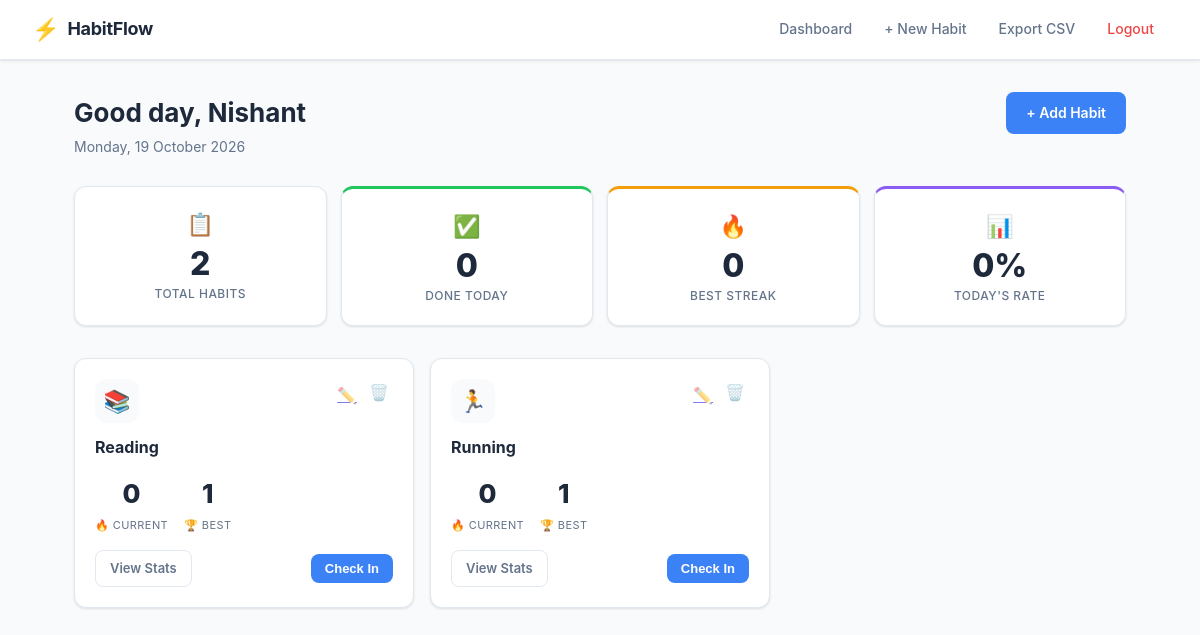
/dashboard (signed in), run on the app's committed database.
### models.py (models this page shows, shortened)
class User(UserMixin, db.Model):
    __tablename__ = 'users'
    id            = db.Column(db.Integer, primary_key=True)
    username      = db.Column(db.String(80), unique=True, nullable=False)
    password_hash = db.Column(db.String(200), nullable=False)
    created_at    = db.Column(db.DateTime, default=db.func.now())
    habits        = db.relationship('Habit', backref='owner', lazy=True,
                                    cascade='all, delete-orphan')

class Habit(db.Model):
    __tablename__ = 'habits'
    id         = db.Column(db.Integer, primary_key=True)
    user_id    = db.Column(db.Integer, db.ForeignKey('users.id'), nullable=False)
    name       = db.Column(db.String(120), nullable=False)
    icon       = db.Column(db.String(10), default='⚡')
    color      = db.Column(db.String(20), default='blue')
    created_at = db.Column(db.Date, default=date.today)
    is_active  = db.Column(db.Boolean, default=True)
    checkins   = db.relationship('CheckIn', backref='habit', lazy=True,
                                  cascade='all, delete-orphan')
    def checked_today(self):
        return CheckIn.query.filter_by(
            habit_id=self.id, checked_date=date.today()
        ).first() is not None
    def current_streak(self):
        checked = sorted(
            {c.checked_date for c in self.checkins}, reverse=True
        )
        if not checked:
            return 0
        streak, cursor = 0, date.today()
        for d in checked:
            if d == cursor or d == cursor - timedelta(days=1):
                streak += 1
                cursor = d
            else:
                break
        return streak
    def longest_streak(self):
        checked = sorted({c.checked_date for c in self.checkins})
        if not checked:
            return 0
        best, run = 1, 1
        for i in range(1, len(checked)):
            if checked[i] - checked[i-1] == timedelta(days=1):
                run += 1
                best = max(best, run)
            else:
                run = 1
        return best

class CheckIn(db.Model):
    __tablename__ = 'checkins'
    __table_args__ = (
        db.UniqueConstraint('habit_id', 'checked_date', name='uq_habit_date'),
    )
    id           = db.Column(db.Integer, primary_key=True)
    habit_id     = db.Column(db.Integer, db.ForeignKey('habits.id'), nullable=False)
    user_id      = db.Column(db.Integer, db.ForeignKey('users.id'), nullable=False)
    checked_date = db.Column(db.Date, nullable=False, default=date.today)

### routes/dashboard.py (the view)
@dashboard_bp.route('/dashboard')
@login_required
def index():
    habits = [h for h in current_user.habits if h.is_active]
    total = len(habits)
    done_today = sum(1 for h in habits if h.checked_today())
    best_streak = max((h.current_streak() for h in habits), default=0)
    return render_template('dashboard.html',
                           habits=habits,
                           total=total,
                           done_today=done_today,
                           best_streak=best_streak,
                           today=date.today().strftime('%A, %d %B %Y'))

### app.py (called while the page is built)
def create_app():
    app = Flask(__name__)
    app.config['SECRET_KEY'] = 'habit-tracker-secret-2024'
    app.config['SQLALCHEMY_DATABASE_URI'] = 'sqlite:///habits.db'
    app.config['SQLALCHEMY_TRACK_MODIFICATIONS'] = False
    db.init_app(app)
    login_manager.init_app(app)
    login_manager.login_view = 'auth.login'
    from models import User
    @login_manager.user_loader
    def load_user(user_id):
        return User.query.get(int(user_id))
    from routes.auth import auth_bp
    from routes.habits import habits_bp
    from routes.dashboard import dashboard_bp
    app.register_blueprint(auth_bp)
    app.register_blueprint(habits_bp)
    app.register_blueprint(dashboard_bp)
    with app.app_context():
        db.create_all()
    return app

### templates/dashboard.html (shortened to what this page needs)
{% extends 'base.html' %}
{% block content %}
<div class="page-header">
  <div>
    <h1 class="page-title">Good day, {{ current_user.username }}</h1>
    <p class="page-date">{{ today }}</p>
  </div>
  <a href="{{ url_for('habits.add') }}" class="btn btn-primary">+ Add Habit</a>
</div>
<div class="stats-grid">
  <div class="stat-card">
    <div class="stat-icon">📋</div>
    <div class="stat-value">{{ total }}</div>
    <div class="stat-label">Total Habits</div>
  </div>
  <div class="stat-card stat-card--green">
    <div class="stat-icon">✅</div>
    <div class="stat-value">{{ done_today }}</div>
    <div class="stat-label">Done Today</div>
  </div>
  <div class="stat-card stat-card--amber">
    <div class="stat-icon">🔥</div>
    <div class="stat-value">{{ best_streak }}</div>
    <div class="stat-label">Best Streak</div>
  </div>
  <div class="stat-card stat-card--purple">
    <div class="stat-icon">📊</div>
    <div class="stat-value">{% if total > 0 %}{{ ((done_today / total) * 100) | int }}%{% else %}—{% endif %}</div>
    <div class="stat-label">Today's Rate</div>
  </div>
</div>
{% if habits %}
<div class="habits-grid">
  {% for habit in habits %}
  <div class="habit-card habit-card--{{ habit.color }} {% if habit.checked_today() %}habit-card--done{% endif %}" id="card-{{ habit.id }}">
    <div class="habit-top">
      <div class="habit-icon-wrap">
        <span class="habit-icon">{{ habit.icon }}</span>
      </div>
      <div class="habit-actions">
        <a href="{{ url_for('habits.edit', habit_id=habit.id) }}" class="icon-btn" title="Edit">✏️</a>
        <form method="POST" action="{{ url_for('habits.delete', habit_id=habit.id) }}" style="display:inline">
          <button type="submit" class="icon-btn" title="Delete" onclick="return confirm('Remove this habit?')">🗑️</button>
        </form>
      </div>
    </div>
    <h3 class="habit-name">{{ habit.name }}</h3>
    <div class="streak-row">
      <div class="streak-item">
        <span class="streak-num" id="streak-{{ habit.id }}">{{ habit.current_streak() }}</span>
        <span class="streak-label">🔥 Current</span>
      </div>
      <div class="streak-item">
        <span class="streak-num">{{ habit.longest_streak() }}</span>
        <span class="streak-label">🏆 Best</span>
      </div>
    </div>
    <div class="habit-bottom">
      <a href="{{ url_for('habits.detail', habit_id=habit.id) }}" class="btn btn-ghost btn-sm">View Stats</a>
      {% if habit.checked_today() %}
        <button class="btn btn-success btn-sm" disabled>Done Today ✓</button>
      {% else %}
        <button class="btn btn-primary btn-sm checkin-btn" data-id="{{ habit.id }}">Check In</button>
      {% endif %}
    </div>
  </div>
  {% endfor %}
</div>
{% endif %}
{% endblock %}

### templates/base.html (shortened to what this page needs)
<!DOCTYPE html>
<html lang="en">
<head>
  <link rel="stylesheet" href="{{ url_for('static', filename='css/style.css') }}"/>
</head>
<body>
  {% if current_user.is_authenticated %}
  <nav class="navbar">
    <div class="nav-brand">
      <span class="nav-icon">⚡</span>
      <span class="nav-title">HabitFlow</span>
    </div>
    <div class="nav-links">
      <a href="{{ url_for('dashboard.index') }}" class="nav-link">Dashboard</a>
      <a href="{{ url_for('habits.add') }}" class="nav-link">+ New Habit</a>
      <a href="{{ url_for('habits.export_csv') }}" class="nav-link">Export CSV</a>
      <a href="{{ url_for('auth.logout') }}" class="nav-link nav-logout">Logout</a>
    </div>
  </nav>
  {% endif %}
  <main class="main-content">
    {% block content %}{% endblock %}
  </main>
</body>
</html>

### static/css/style.css (style rules this page uses)
*, *::before, *::after { box-sizing: border-box; margin: 0; padding: 0; }
:root { --bg: #f8fafc; --surface: #ffffff; --border: #e2e8f0; --text: #1e293b; --muted: #64748b; --primary: #3b82f6; --primary-dark: #2563eb; --success: #22c55e; --success-dark: #16a34a; --danger: #ef4444; --amber: #f59e0b; --purple: #8b5cf6; --teal: #14b8a6; --coral: #f97316; --pink: #ec4899; --green: #22c55e; --radius: 12px; --radius-sm: 8px; --shadow: 0 1px 3px rgba(0,0,0,0.08), 0 1px 2px rgba(0,0,0,0.04); }
body { font-family: -apple-system, BlinkMacSystemFont, 'Segoe UI', sans-serif; background: var(--bg); color: var(--text); min-height: 100vh; font-size: 15px; line-height: 1.6; }
.navbar { background: var(--surface); border-bottom: 1px solid var(--border); padding: 0 2rem; height: 60px; display: flex; align-items: center; justify-content: space-between; position: sticky; top: 0; z-index: 100; box-shadow: var(--shadow); }
.nav-brand { display: flex; align-items: center; gap: 8px; }
.nav-icon { font-size: 22px; }
.nav-title { font-size: 18px; font-weight: 700; color: var(--text); letter-spacing: -0.3px; }
.nav-links { display: flex; align-items: center; gap: 4px; }
.nav-link { padding: 6px 14px; border-radius: var(--radius-sm); color: var(--muted); text-decoration: none; font-size: 14px; font-weight: 500; transition: all 0.15s; }
.nav-logout { color: var(--danger); }
.main-content { max-width: 1100px; margin: 0 auto; padding: 2rem 1.5rem; }
.btn { display: inline-flex; align-items: center; justify-content: center; padding: 10px 20px; border-radius: var(--radius-sm); font-size: 14px; font-weight: 600; cursor: pointer; border: none; text-decoration: none; transition: all 0.15s; white-space: nowrap; }
.btn-primary { background: var(--primary); color: #fff; }
.btn-ghost { background: transparent; color: var(--muted); border: 1.5px solid var(--border); }
.btn-sm { padding: 7px 14px; font-size: 13px; }
.page-header { display: flex; align-items: flex-start; justify-content: space-between; margin-bottom: 1.75rem; gap: 1rem; }
.page-title { font-size: 26px; font-weight: 700; color: var(--text); }
.page-date { color: var(--muted); font-size: 14px; margin-top: 2px; }
.stats-grid { display: grid; grid-template-columns: repeat(auto-fit, minmax(160px, 1fr)); gap: 14px; margin-bottom: 2rem; }
.stat-card { background: var(--surface); border: 1px solid var(--border); border-radius: var(--radius); padding: 1.25rem 1rem; text-align: center; box-shadow: var(--shadow); }
.stat-card--green { border-top: 3px solid var(--success); }
.stat-card--amber { border-top: 3px solid var(--amber); }
.stat-card--purple { border-top: 3px solid var(--purple); }
.stat-icon { font-size: 22px; margin-bottom: 6px; }
.stat-value { font-size: 32px; font-weight: 800; color: var(--text); line-height: 1; }
.stat-label { font-size: 12px; color: var(--muted); margin-top: 4px; font-weight: 500; text-transform: uppercase; letter-spacing: 0.04em; }
.habits-grid { display: grid; grid-template-columns: repeat(auto-fill, minmax(280px, 1fr)); gap: 16px; }
.habit-card { background: var(--surface); border: 1px solid var(--border); border-radius: var(--radius); padding: 1.25rem; box-shadow: var(--shadow); transition: transform 0.15s, box-shadow 0.15s; }
.habit-card--blue { --card-accent: var(--primary); }
.habit-card--green { --card-accent: var(--green); }
.habit-top { display: flex; justify-content: space-between; align-items: flex-start; margin-bottom: 12px; }
.habit-icon-wrap { width: 44px; height: 44px; border-radius: 12px; background: var(--bg); display: flex; align-items: center; justify-content: center; font-size: 22px; }
.habit-actions { display: flex; gap: 4px; }
.icon-btn { background: none; border: none; cursor: pointer; font-size: 16px; padding: 4px; border-radius: 6px; opacity: 0.5; transition: opacity 0.15s; }
.habit-name { font-size: 16px; font-weight: 700; color: var(--text); margin-bottom: 12px; }
.streak-row { display: flex; gap: 1rem; margin-bottom: 16px; }
.streak-item { display: flex; flex-direction: column; align-items: center; gap: 2px; }
.streak-num { font-size: 26px; font-weight: 800; color: var(--text); }
.streak-label { font-size: 11px; color: var(--muted); text-transform: uppercase; letter-spacing: 0.04em; }
.habit-bottom { display: flex; justify-content: space-between; align-items: center; gap: 8px; }

### data on the page
User: username "Nishant"
Habit: icon "📚", name "Reading", current_streak "0", longest_streak "1"
Habit: icon "🏃", name "Running", current_streak "0", longest_streak "1"

### other printed values
{{ total }} "2"
{{ done_today }} "0"
{{ best_streak }} "0"
{{ ((done_today / total) * 100) | int }} "0"
